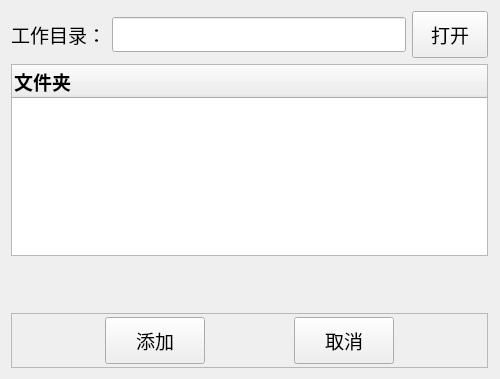
          <widget class="QWidget" name="widget" native="true">
           <property name="sizePolicy">
            <sizepolicy hsizetype="Fixed" vsizetype="Fixed">
             <horstretch>0</horstretch>
             <verstretch>0</verstretch>
            </sizepolicy>
           </property>
           <property name="minimumSize">
            <size>
             <width>500</width>
             <height>0</height>
            </size>
           </property>
           <layout class="QGridLayout" name="gridLayout_6">
            <property name="rightMargin">
             <number>12</number>
            </property>
            <item row="0" column="1">
             <widget class="QLineEdit" name="dir_lineEdit">
              <property name="minimumSize">
               <size>
                <width>0</width>
                <height>23</height>
               </size>
              </property>
              <property name="font">
               <font>
                <family>新宋体</family>
                <pointsize>14</pointsize>
               </font>
              </property>
              <property name="readOnly">
               <bool>true</bool>
              </property>
             </widget>
            </item>
            <item row="0" column="2">
             <widget class="QPushButton" name="open_dir_btn">
              <property name="sizePolicy">
               <sizepolicy hsizetype="Minimum" vsizetype="Preferred">
                <horstretch>0</horstretch>
                <verstretch>0</verstretch>
               </sizepolicy>
              </property>
              <property name="font">
               <font>
                <family>新宋体</family>
                <pointsize>14</pointsize>
               </font>
              </property>
              <property name="toolTip">
               <string>&lt;html&gt;&lt;head/&gt;&lt;body&gt;&lt;p&gt;&lt;span style=&quot; font-size:10pt;&quot;&gt;快捷键：Ctrl+O&lt;/span&gt;&lt;/p&gt;&lt;/body&gt;&lt;/html&gt;</string>
              </property>
              <property name="styleSheet">
               <string notr="true">padding:8px 18px;</string>
              </property>
              <property name="text">
               <string>打开</string>
              </property>
              <property name="icon">
               <iconset>
                <normaloff>icon/open.png</normaloff>icon/open.png</iconset>
              </property>
              <property name="iconSize">
               <size>
                <width>24</width>
                <height>24</height>
               </size>
              </property>
              <property name="shortcut">
               <string>Ctrl+O</string>
              </property>
             </widget>
            </item>
            <item row="0" column="0">
             <widget class="QLabel" name="label">
              <property name="font">
               <font>
                <family>新宋体</family>
                <pointsize>14</pointsize>
               </font>
              </property>
              <property name="text">
               <string>工作目录：</string>
              </property>
             </widget>
            </item>
            <item row="1" column="0" colspan="3">
             <widget class="QTreeWidget" name="tree_widget_group">
              <property name="font">
               <font>
                <family>新宋体</family>
                <pointsize>14</pointsize>
               </font>
              </property>
              <property name="toolTip">
               <string>&lt;html&gt;&lt;head/&gt;&lt;body&gt;&lt;p&gt;双击勾选&lt;/p&gt;&lt;/body&gt;&lt;/html&gt;</string>
              </property>
              <property name="styleSheet">
               <string notr="true"/>
              </property>
              <property name="frameShape">
               <enum>QFrame::StyledPanel</enum>
              </property>
              <property name="lineWidth">
               <number>2</number>
              </property>
              <property name="midLineWidth">
               <number>2</number>
              </property>
              <property name="editTriggers">
               <set>QAbstractItemView::NoEditTriggers</set>
              </property>
              <property name="selectionMode">
               <enum>QAbstractItemView::SingleSelection</enum>
              </property>
              <column>
               <property name="text">
                <string notr="true">文件夹</string>
               </property>
               <property name="font">
                <font>
                 <family>新宋体</family>
                 <pointsize>14</pointsize>
                 <weight>75</weight>
                 <bold>true</bold>
                </font>
               </property>
              </column>
             </widget>
            </item>
            <item row="3" column="0" colspan="3">
             <widget class="QFrame" name="frame_3">
              <property name="minimumSize">
               <size>
                <width>0</width>
                <height>50</height>
               </size>
              </property>
              <property name="font">
               <font>
                <family>新宋体</family>
                <pointsize>14</pointsize>
               </font>
              </property>
              <property name="frameShape">
               <enum>QFrame::StyledPanel</enum>
              </property>
              <property name="frameShadow">
               <enum>QFrame::Raised</enum>
              </property>
              <layout class="QGridLayout" name="gridLayout_7">
               <property name="topMargin">
                <number>3</number>
               </property>
               <property name="bottomMargin">
                <number>3</number>
               </property>
               <item row="0" column="3">
                <widget class="QPushButton" name="cancel_folder_btn">
                 <property name="sizePolicy">
                  <sizepolicy hsizetype="Preferred" vsizetype="Preferred">
                   <horstretch>0</horstretch>
                   <verstretch>0</verstretch>
                  </sizepolicy>
                 </property>
                 <property name="minimumSize">
                  <size>
                   <width>0</width>
                   <height>0</height>
                  </size>
                 </property>
                 <property name="maximumSize">
                  <size>
                   <width>280</width>
                   <height>16777215</height>
                  </size>
                 </property>
                 <property name="font">
                  <font>
                   <family>新宋体</family>
                   <pointsize>14</pointsize>
                  </font>
                 </property>
                 <property name="focusPolicy">
                  <enum>Qt::NoFocus</enum>
                 </property>
                 <property name="styleSheet">
                  <string notr="true">padding-left: 30px; 
padding-right: 30px;
padding-top: 8px; 
padding-bottom: 8px;</string>
                 </property>
                 <property name="text">
                  <string>取消</string>
                 </property>
                 <property name="icon">
                  <iconset>
                   <normaloff>icon/cancel.png</normaloff>icon/cancel.png</iconset>
                 </property>
                 <property name="iconSize">
                  <size>
                   <width>24</width>
                   <height>24</height>
                  </size>
                 </property>
                </widget>
               </item>
               <item row="0" column="0">
                <spacer name="horizontalSpacer_5">
                 <property name="orientation">
                  <enum>Qt::Horizontal</enum>
                 </property>
                 <property name="sizeHint" stdset="0">
                  <size>
                   <width>40</width>
                   <height>20</height>
                  </size>
                 </property>
                </spacer>
               </item>
               <item row="0" column="1">
                <widget class="QPushButton" name="add_folder_btn">
                 <property name="sizePolicy">
                  <sizepolicy hsizetype="Preferred" vsizetype="Preferred">
                   <horstretch>0</horstretch>
                   <verstretch>0</verstretch>
                  </sizepolicy>
                 </property>
                 <property name="minimumSize">
                  <size>
                   <width>0</width>
                   <height>0</height>
                  </size>
                 </property>
                 <property name="maximumSize">
                  <size>
                   <width>280</width>
                   <height>16777215</height>
                  </size>
                 </property>
                 <property name="font">
                  <font>
                   <family>新宋体</family>
                   <pointsize>14</pointsize>
                  </font>
                 </property>
                 <property name="focusPolicy">
                  <enum>Qt::NoFocus</enum>
                 </property>
                 <property name="styleSheet">
                  <string notr="true">padding-left: 30px; 
padding-right: 30px;
padding-top: 8px; 
padding-bottom: 8px;</string>
                 </property>
                 <property name="text">
                  <string>添加</string>
                 </property>
                 <property name="icon">
                  <iconset>
                   <normaloff>icon/add_file.png</normaloff>icon/add_file.png</iconset>
                 </property>
                 <property name="iconSize">
                  <size>
                   <width>24</width>
                   <height>24</height>
                  </size>
                 </property>
                </widget>
               </item>
               <item row="0" column="2">
                <spacer name="horizontalSpacer_2">
                 <property name="orientation">
                  <enum>Qt::Horizontal</enum>
                 </property>
                 <property name="sizeHint" stdset="0">
                  <size>
                   <width>40</width>
                   <height>20</height>
                  </size>
                 </property>
                </spacer>
               </item>
               <item row="0" column="4">
                <spacer name="horizontalSpacer_6">
                 <property name="orientation">
                  <enum>Qt::Horizontal</enum>
                 </property>
                 <property name="sizeHint" stdset="0">
                  <size>
                   <width>40</width>
                   <height>20</height>
                  </size>
                 </property>
                </spacer>
               </item>
              </layout>
             </widget>
            </item>
            <item row="2" column="0" colspan="3">
             <widget class="QLabel" name="adding_processing">
              <property name="minimumSize">
               <size>
                <width>0</width>
                <height>45</height>
               </size>
              </property>
              <property name="text">
               <string/>
              </property>
             </widget>
            </item>
           </layout>
          </widget>
